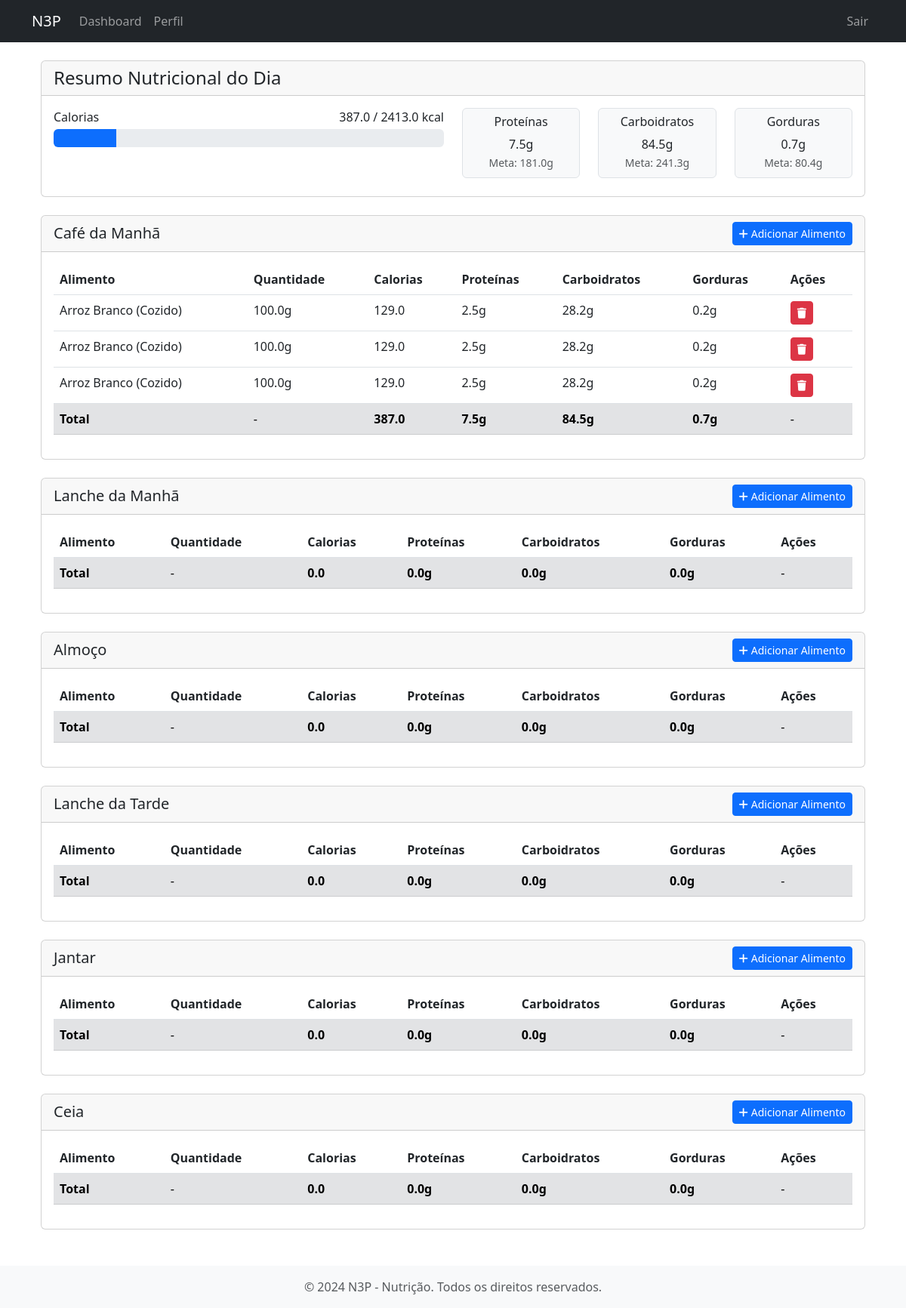
Page /dashboard (signed in) on the committed database.
### app/models/food.py (models this page shows, shortened)
class Food(db.Model):
    id = db.Column(db.Integer, primary_key=True)
    name = db.Column(db.String(100), nullable=False)
    quantity = db.Column(db.Float, nullable=False, default=DEFAULT_PORTION_SIZE)
    calories = db.Column(db.Float, nullable=False)
    proteins = db.Column(db.Float, nullable=False)
    carbs = db.Column(db.Float, nullable=False)
    fats = db.Column(db.Float, nullable=False)
    user_id = db.Column(db.Integer, db.ForeignKey("user.id"), nullable=False)
    date = db.Column(db.DateTime, nullable=False, default=datetime.utcnow)
    meal_type = db.Column(db.String(20), nullable=False)
    @staticmethod
    def get_daily_totals(user_id, date):
        totals = (
            db.session.query(
                func.coalesce(func.sum(Food.calories), 0).label("calories"),
                func.coalesce(func.sum(Food.proteins), 0).label("proteins"),
                func.coalesce(func.sum(Food.carbs), 0).label("carbs"),
                func.coalesce(func.sum(Food.fats), 0).label("fats"),
            )
            .filter(Food.user_id == user_id, func.date(Food.date) == date)
            .first()
        )
        return (
            totals
            if totals
            else type(
                "DailyTotals", (), {"calories": 0, "proteins": 0, "carbs": 0, "fats": 0}
            )
        )

### app/blueprints/main/routes.py (the view)
@bp.route("/dashboard")
@login_required
def dashboard():
    today = datetime.utcnow().date()
    foods = Food.query.filter(
        Food.user_id == current_user.id, db.func.date(Food.date) == today
    ).all()
    foods_by_meal = {
        "cafe_da_manha": [],
        "lanche_manha": [],
        "almoco": [],
        "lanche_tarde": [],
        "janta": [],
        "ceia": [],
    }
    for food in foods:
        foods_by_meal[food.meal_type].append(food)
    total_calories = sum(food.calories for food in foods)
    total_proteins = sum(food.proteins for food in foods)
    total_carbs = sum(food.carbs for food in foods)
    total_fats = sum(food.fats for food in foods)
    daily_totals = Food.get_daily_totals(current_user.id, today)
    user_goals = type(
        "UserGoals",
        (),
        {
            "calories": current_user.calculate_daily_calories(),
            "proteins": current_user.calculate_daily_calories()
            * 0.3
            / 4,  # 30% of calories from protein
            "carbs": current_user.calculate_daily_calories()
            * 0.4
            / 4,  # 40% of calories from carbs
            "fats": current_user.calculate_daily_calories()
            * 0.3
            / 9,  # 30% of calories from fats
        },
    )
    meal_totals = {}
    for meal_type in MEAL_TYPES.keys():
        meal_foods = foods_by_meal[meal_type]
        meal_totals[meal_type] = type(
            "MealTotals",
            (),
            {
                "calories": sum(food.calories for food in meal_foods),
                "proteins": sum(food.proteins for food in meal_foods),
                "carbs": sum(food.carbs for food in meal_foods),
                "fats": sum(food.fats for food in meal_foods),
            },
        )
    return render_template(
        "main/dashboard.html",
        user=current_user,
        foods_by_meal=foods_by_meal,
        total_calories=total_calories,
        total_proteins=total_proteins,
        total_carbs=total_carbs,
        total_fats=total_fats,
        daily_totals=daily_totals,
        user_goals=user_goals,
        meal_types=MEAL_TYPES,
        meals=foods_by_meal,
        meal_totals=meal_totals,
    )

### app/__init__.py (called while the page is built)
def create_app(config_class=Config):
    app = Flask(__name__)
    app.config.from_object(config_class)
    db.init_app(app)
    migrate.init_app(app, db)
    login.init_app(app)
    from app.blueprints.auth import bp as auth_bp
    app.register_blueprint(auth_bp, url_prefix="/auth")
    from app.blueprints.main import bp as main_bp
    app.register_blueprint(main_bp)
    from app.blueprints.errors import bp as errors_bp
    app.register_blueprint(errors_bp)
    from app.models import User
    @login.user_loader
    def load_user(id):
        return User.query.get(int(id))
    return app

### app/models/user.py (called while the page is built)
    def calculate_bmr(self):
        if self.sexo == "M":
            return (10 * self.peso) + (6.25 * self.altura * 100) - (5 * self.idade) + 5
        else:
            return (
                (10 * self.peso) + (6.25 * self.altura * 100) - (5 * self.idade) - 161
            )

    def get_activity_multiplier(self):
        return ACTIVITY_FACTORS.get(
            self.fator_atividade, 1.2
        )  # Default to sedentary if not found

    def get_objective_multiplier(self):
        return OBJECTIVES.get(self.objetivo, 1.0)  # Default to maintain if not found

    def calculate_daily_calories(self):
        bmr = self.calculate_bmr()
        activity_multiplier = self.get_activity_multiplier()
        objective_multiplier = self.get_objective_multiplier()
        return round(bmr * activity_multiplier * objective_multiplier)

### app/templates/main/dashboard.html (shortened to what this page needs)
{% extends "base.html" %} {% from "macros/forms.html" import render_food_row %}
{% block title %}Dashboard - N3P{% endblock %} {% block content %}
<div class="container">
  <div class="row mb-4">
    <div class="col-md-12">
      <div class="card">
        <div class="card-header">
          <h4 class="mb-0">Resumo Nutricional do Dia</h4>
        </div>
        <div class="card-body">
          <div class="row">
            <div class="col-md-6">
              <div class="progress-wrapper mb-3">
                <div
                  class="d-flex justify-content-between align-items-center mb-1"
                >
                  <span>Calorias</span>
                  <span
                    >{{ "%.1f"|format(daily_totals.calories) }} / {{
                    "%.1f"|format(user_goals.calories) }} kcal</span
                  >
                </div>
                <div class="progress">
                  <div
                    class="progress-bar bg-primary"
                    role="progressbar"
                    style="width: {% if user_goals.calories > 0 %}{{ [100, (daily_totals.calories / user_goals.calories * 100)|round]|min }}{% else %}0{% endif %}%"
                  ></div>
                </div>
              </div>
            </div>
            <div class="col-md-6">
              <div class="row">
                <div class="col-md-4">
                  <div class="nutrient-box text-center p-2 rounded mb-2">
                    <h6>Proteínas</h6>
                    <p class="mb-0">
                      {{ "%.1f"|format(daily_totals.proteins) }}g
                    </p>
                    <small class="text-muted"
                      >Meta: {{ "%.1f"|format(user_goals.proteins) }}g</small
                    >
                  </div>
                </div>
                <div class="col-md-4">
                  <div class="nutrient-box text-center p-2 rounded mb-2">
                    <h6>Carboidratos</h6>
                    <p class="mb-0">{{ "%.1f"|format(daily_totals.carbs) }}g</p>
                    <small class="text-muted"
                      >Meta: {{ "%.1f"|format(user_goals.carbs) }}g</small
                    >
                  </div>
                </div>
                <div class="col-md-4">
                  <div class="nutrient-box text-center p-2 rounded mb-2">
                    <h6>Gorduras</h6>
                    <p class="mb-0">{{ "%.1f"|format(daily_totals.fats) }}g</p>
                    <small class="text-muted"
                      >Meta: {{ "%.1f"|format(user_goals.fats) }}g</small
                    >
                  </div>
                </div>
              </div>
            </div>
          </div>
        </div>
      </div>
    </div>
  </div>
  {% for meal_type, meal_name in meal_types.items() %}
  <div class="row mb-4">
    <div class="col-md-12">
      <div class="card">
        <div
          class="card-header d-flex justify-content-between align-items-center"
        >
          <h5 class="mb-0">{{ meal_name }}</h5>
          <button
            class="btn btn-primary btn-sm"
            onclick="addNewRow('{{ meal_type }}')"
          >
            <i class="fas fa-plus me-1"></i>Adicionar Alimento
          </button>
        </div>
        <div class="card-body">
          <div class="table-responsive">
            <table class="table table-hover">
              <thead>
                <tr>
                  <th>Alimento</th>
                  <th>Quantidade</th>
                  <th>Calorias</th>
                  <th>Proteínas</th>
                  <th>Carboidratos</th>
                  <th>Gorduras</th>
                  <th>Ações</th>
                </tr>
              </thead>
              <tbody id="{{ meal_type }}-foods">
                {% for food in meals[meal_type] %} {{ render_food_row(food) }}
                {% endfor %}
              </tbody>
              <tfoot>
                <tr class="table-secondary">
                  <td><strong>Total</strong></td>
                  <td>-</td>
                  <td>
                    <strong
                      >{{ "%.1f"|format(meal_totals[meal_type].calories)
                      }}</strong
                    >
                  </td>
                  <td>
                    <strong
                      >{{ "%.1f"|format(meal_totals[meal_type].proteins)
                      }}g</strong
                    >
                  </td>
                  <td>
                    <strong
                      >{{ "%.1f"|format(meal_totals[meal_type].carbs)
                      }}g</strong
                    >
                  </td>
                  <td>
                    <strong
                      >{{ "%.1f"|format(meal_totals[meal_type].fats) }}g</strong
                    >
                  </td>
                  <td>-</td>
                </tr>
              </tfoot>
            </table>
          </div>
        </div>
      </div>
    </div>
  </div>
  {% endfor %}
</div>
{% endblock %}

### app/templates/base.html (shortened to what this page needs)
<!DOCTYPE html>
<html lang="pt-BR">
  <head>
    <link
      href="https://cdn.jsdelivr.net/npm/bootstrap@5.3.0/dist/css/bootstrap.min.css"
      rel="stylesheet"
    />
    <link
      href="https://cdnjs.cloudflare.com/ajax/libs/font-awesome/6.0.0/css/all.min.css"
      rel="stylesheet"
    />
  </head>
  <body>
    <nav class="navbar navbar-expand-lg navbar-dark bg-dark">
      <div class="container">
        <a class="navbar-brand" href="{{ url_for('main.index') }}">N3P</a>
        <div class="collapse navbar-collapse" id="navbarNav">
          <ul class="navbar-nav me-auto">
            {% if current_user.is_authenticated %}
            <li class="nav-item">
              <a class="nav-link" href="{{ url_for('main.dashboard') }}"
                >Dashboard</a
              >
            </li>
            <li class="nav-item">
              <a class="nav-link" href="{{ url_for('auth.profile') }}"
                >Perfil</a
              >
            </li>
            {% endif %}
          </ul>
          <ul class="navbar-nav">
            {% if current_user.is_authenticated %}
            <li class="nav-item">
              <a class="nav-link" href="{{ url_for('auth.logout') }}">Sair</a>
            </li>
            {% endif %}
          </ul>
        </div>
      </div>
    </nav>
    <main class="container py-4">{% block content %}{% endblock %}</main>
    <footer class="footer mt-auto py-3 bg-light">
      <div class="container text-center">
        <span class="text-muted"
          >© 2024 N3P - Nutrição. Todos os direitos reservados.</span
        >
      </div>
    </footer>
  </body>
</html>

### app/templates/macros/forms.html (shortened to what this page needs)
 {% macro render_food_row(food) %}
<tr id="food-{{ food.id }}">
  <td>{{ food.name }}</td>
  <td>{{ "%.1f"|format(food.quantity) }}g</td>
  <td>{{ "%.1f"|format(food.calories) }}</td>
  <td>{{ "%.1f"|format(food.proteins) }}g</td>
  <td>{{ "%.1f"|format(food.carbs) }}g</td>
  <td>{{ "%.1f"|format(food.fats) }}g</td>
  <td>
    <button class="btn btn-sm btn-danger" onclick="deleteFood({{ food.id }})">
      <i class="fas fa-trash"></i>
    </button>
  </td>
</tr>
{% endmacro %}

### app/templates/main/dashboard.html (style rules this page uses)
.nutrient-box { background-color: #f8f9fa; border: 1px solid #dee2e6; }
.progress { height: 1.5rem; }
.progress-bar { transition: width 0.6s ease; }
.table-responsive { overflow: visible !important; }

### rows in the picture
Food: name "Arroz Branco (Cozido)", quantity "100.0", calories "129.0", proteins "2.5", carbs "28.2", fats "0.2"
Food: name "Arroz Branco (Cozido)", quantity "100.0", calories "129.0", proteins "2.5", carbs "28.2", fats "0.2"
Food: name "Arroz Branco (Cozido)", quantity "100.0", calories "129.0", proteins "2.5", carbs "28.2", fats "0.2"

### other values in the picture
{{ "%.1f"|format(daily_totals.calories) }} "387.0"
{{ "%.1f"|format(user_goals.calories) }} "2413.0"
{{ "%.1f"|format(daily_totals.proteins) }} "7.5"
{{ "%.1f"|format(user_goals.proteins) }} "181.0"
{{ "%.1f"|format(daily_totals.carbs) }} "84.5"
{{ "%.1f"|format(user_goals.carbs) }} "241.3"
{{ "%.1f"|format(daily_totals.fats) }} "0.7"
{{ "%.1f"|format(user_goals.fats) }} "80.4"
{{ meal_name }} "Café da Manhã" "Lanche da Manhã" "Almoço" "Lanche da Tarde" "Jantar" "Ceia"
{{ "%.1f"|format(meal_totals[meal_type].calories) }} "387.0" "0.0" "0.0" "0.0" "0.0" "0.0"
{{ "%.1f"|format(meal_totals[meal_type].proteins) }} "7.5" "0.0" "0.0" "0.0" "0.0" "0.0"
{{ "%.1f"|format(meal_totals[meal_type].carbs) }} "84.5" "0.0" "0.0" "0.0" "0.0" "0.0"
{{ "%.1f"|format(meal_totals[meal_type].fats) }} "0.7" "0.0" "0.0" "0.0" "0.0" "0.0"
